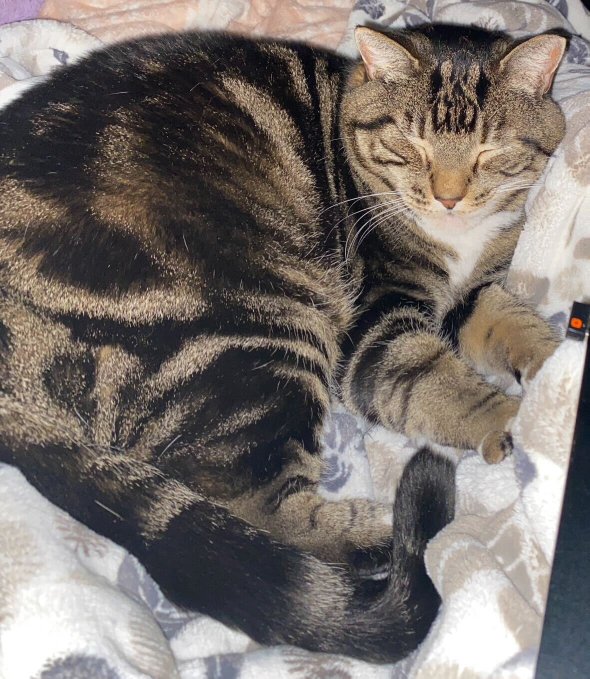
#> input picture src/assets/highExposure/saengJui.jpg, 1179 x 1357 px (shown at 1/2 size)
$ python highExposure.py
#> lines starting #> are read from the running program, lines starting #| are printed output that depends on the picture; after the words box and inside, x2 and y2 are one past the last pixel; in counts of white or black regions, pixels touching at a corner belong together
import cv2 as cv
import numpy as np
saengjui = cv.imread('./saengJui.jpg')
#> saengjui is the input picture: shape (1357, 1179, 3); mean B, G, R 107.8, 112, 119.6


gray = cv.cvtColor(saengjui, cv.COLOR_BGR2GRAY)

_, mask = cv.threshold(gray, 127, 255, cv.THRESH_TOZERO_INV)
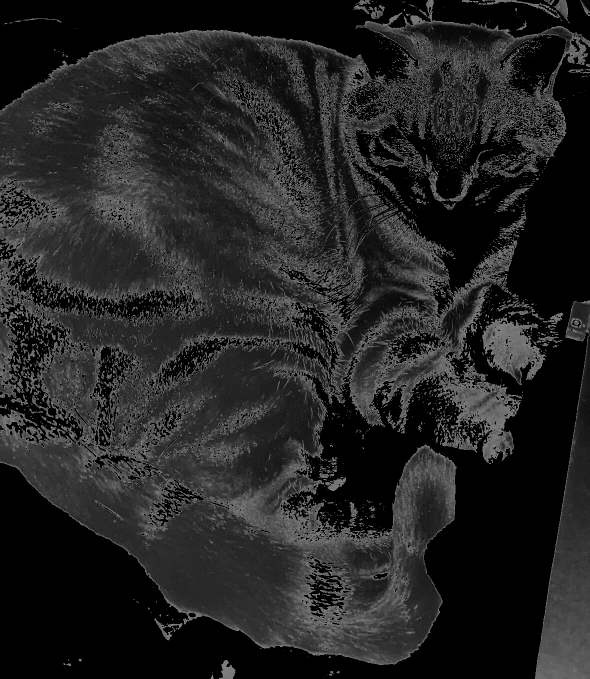
#> mask: shape (1357, 1179) (shown at 1/2 size); min 0, max 127, mean 35.8

contours, hierarchy = cv.findContours(mask, cv.RETR_TREE, cv.CHAIN_APPROX_SIMPLE)
#> contours = 8798 contours, 7843 with area under 20; largest, box (x1, y1, x2, y2) and area: (0, 0, 1179, 1330) 927280, (1070, 601, 1179, 1357) 40278, (18, 511, 378, 655) 15088, (997, 68, 1133, 196) 10408, (964, 634, 1093, 771) 9281

output = saengjui.copy()

biggest = max(contours, key = cv.contourArea)
#> biggest = contour of 13092 points, box (x1, y1, x2, y2) (0, 0, 1179, 1330), area 927280
cv.drawContours(output, biggest, -1, (0, 255, 255), 2)
#> output: shape (1357, 1179, 3); 2.61% of pixels changed, all inside (x1, y1, x2, y2) = (0, 0, 1179, 1331)

yellow = np.full(saengjui.shape, (0, 255, 255), dtype=np.uint8)

yellow_mask = cv.bitwise_and(yellow, yellow, mask=mask)
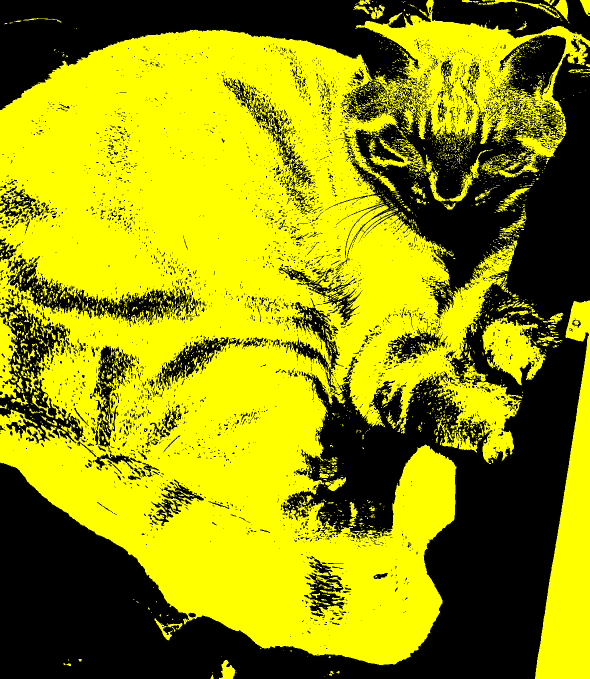
#> yellow_mask: shape (1357, 1179, 3) (shown at 1/2 size); mean of channels 0, 1, 2 0, 147, 147; drawn as B, G, R
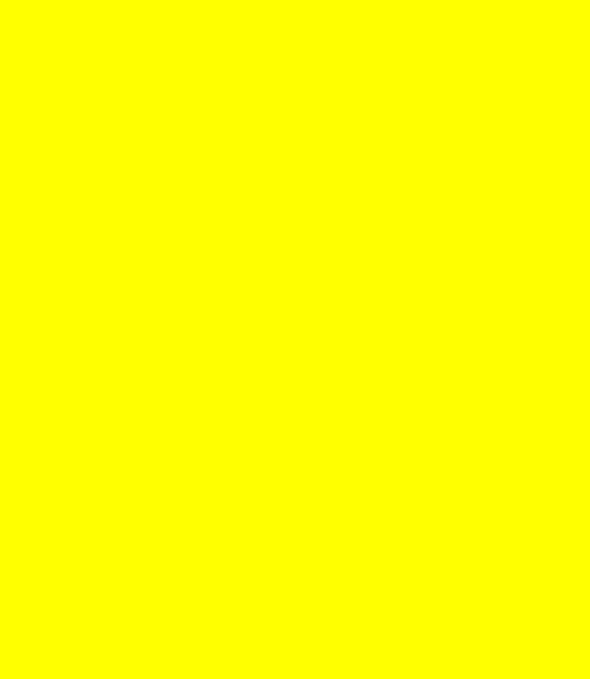
#> yellow: shape (1357, 1179, 3) (shown at 1/2 size); mean of channels 0, 1, 2 0, 255, 255; drawn as B, G, R

gaussian = cv.GaussianBlur(yellow_mask, (357, 357), 0)
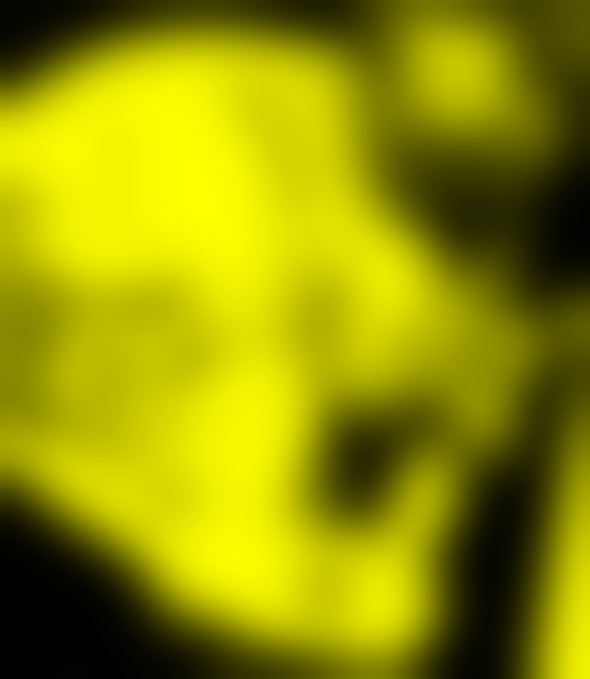
#> gaussian: shape (1357, 1179, 3) (shown at 1/2 size); mean of channels 0, 1, 2 0, 147, 147; drawn as B, G, R

color = np.array([5, 85, 253], dtype=np.uint8)

gaussian_float = gaussian.astype(np.float32) / 255

colored = (gaussian_float * color).astype(np.uint8)
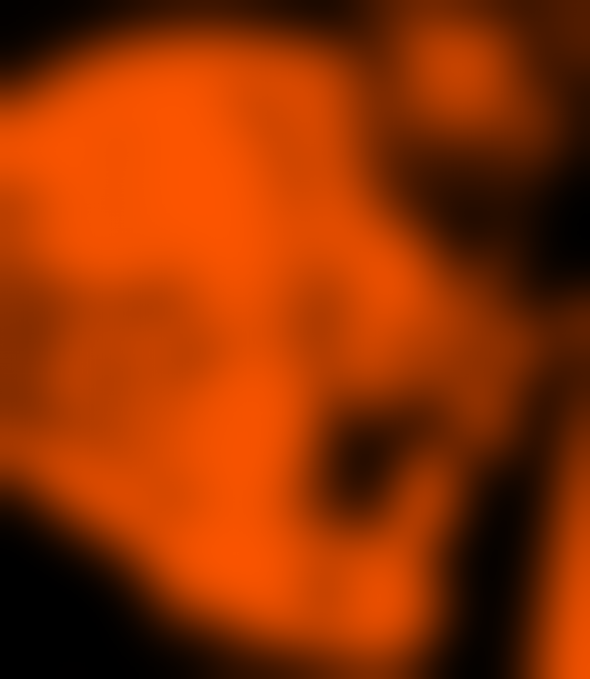
#> colored: shape (1357, 1179, 3) (shown at 1/2 size); mean of channels 0, 1, 2 0, 48.7, 145.4; drawn as B, G, R

colored_gray = cv.cvtColor(colored, cv.COLOR_BGR2GRAY)
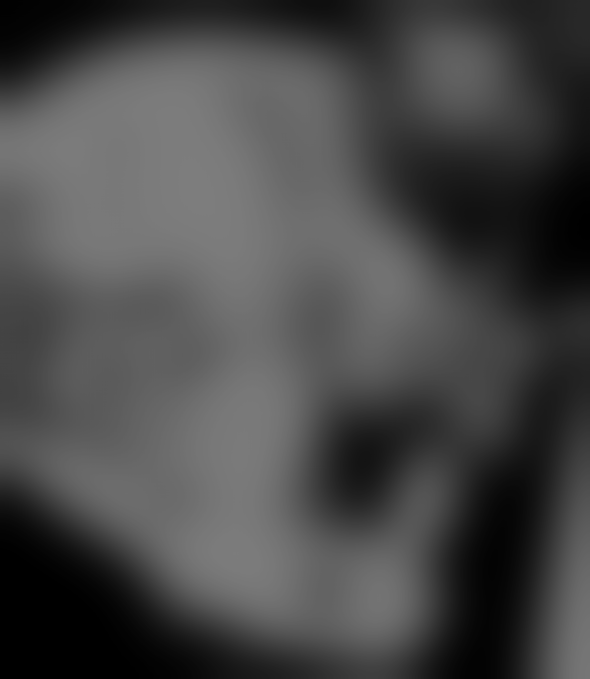
#> colored_gray: shape (1357, 1179) (shown at 1/2 size); min 0, max 125, mean 72

_, colored_thresh = cv.threshold(colored_gray, 127, 255, cv.THRESH_BINARY)
#> colored_thresh: shape (1357, 1179); every value is 0

combined = cv.bitwise_or(yellow_mask, colored)
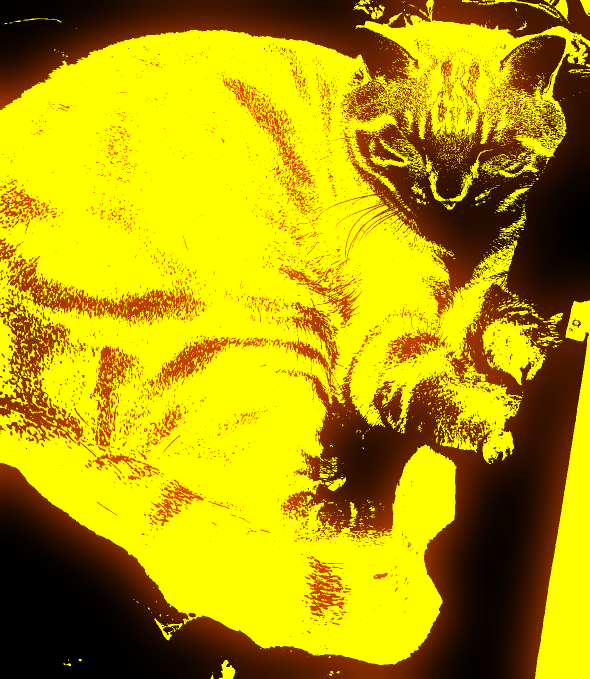
#> combined: shape (1357, 1179, 3) (shown at 1/2 size); mean of channels 0, 1, 2 0, 158.3, 180.8; drawn as B, G, R

cv.imshow('cat', combined)

cv.imwrite('transformed-saengjui.jpg', combined)

cv.waitKey()
